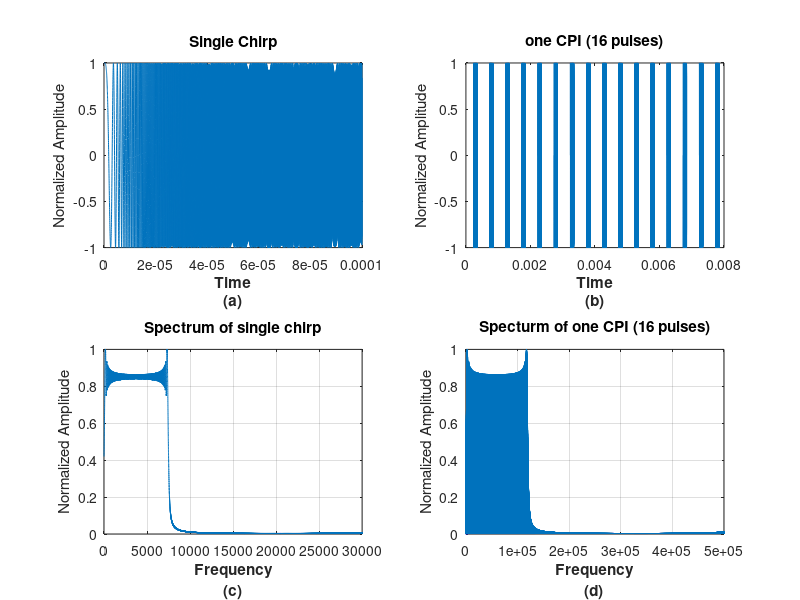
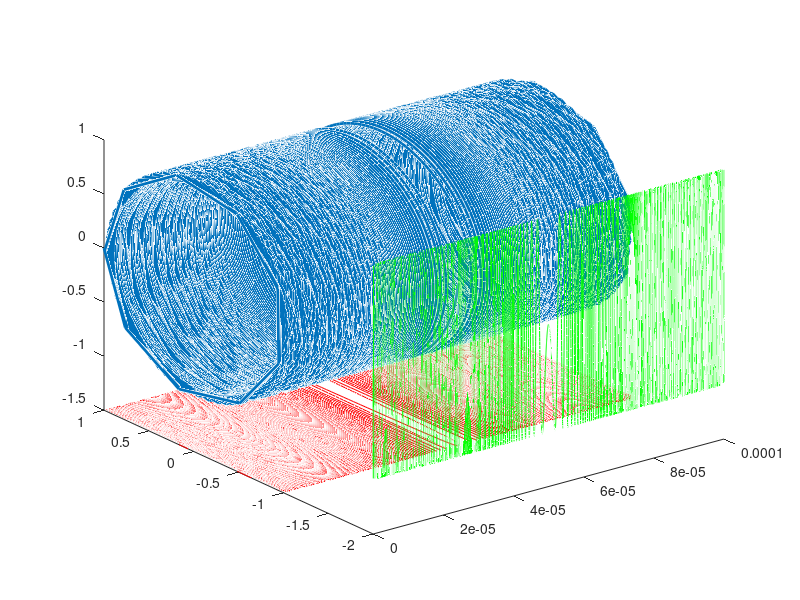
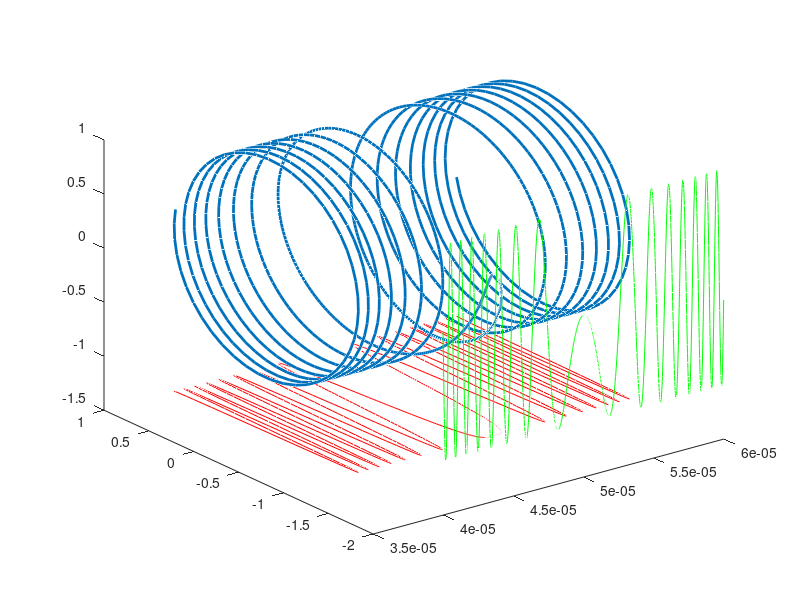
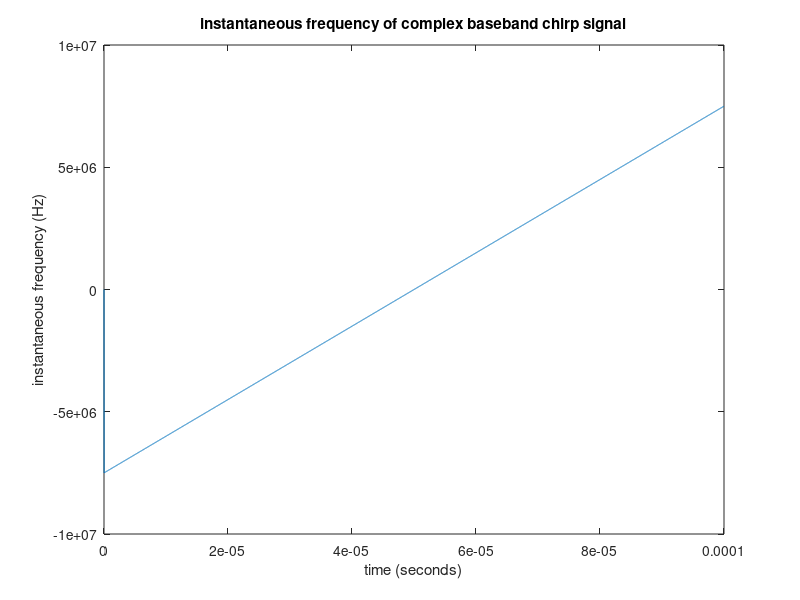

MATLAB code to generate these figures, in order:
% *************************************************************************
% * Program to Simulate LFM Radar Model                                   *                                           *
% * Programmed by:  Ahmed Youssef                                         *
% * Revision 0:  02-11-2016                                               *
% * Revision 1:  10-12-2016 adding GO-CFAR anf fixed threshold            *
% *************************************************************************
% Parameter	                       Units              Description
%   taw:                           second           Pulse Duration
%   Tr:			                   second	     Pulse Repition Interval
%   fs:			                  	Hertz	        Sampling Frequency
%   Ts:			                  	Second	        Sampling Time
%   fc:			                  	Hertz	        Carrier Frequency
%   f0:			                  	Hertz	        Starting Frequency
%   B:			                  	Hertz	           Bandwdith
%   N_PRI:			                Scaler	       Number of PRI's per one scan
%   phi_az:			                Radian	           Target Azimuth
%   R:			                  	meter	           Target Range
%   fd:			                  	Hertz	           Target Doppler
%% clearing
close all
clear 
clc
%% Parameter
taw=100e-6;
fs=2^26;
Ts=1/fs;
Tr=.5e-3;
f0=0;
B=15e6;
N_PRI=16;
u=B/(taw);
wo=2*pi*f0;
A=1;
A1=1;
Cell_no=9;
R=35.763e3;
fd=7000;
CFAR=1;
%% Basic Data and dB conversions
c=3e8;
fc=3e9;
lamda=c/fc;
%% Basic Calculation
t_taw=(0:Ts:taw-Ts)';
%Number of samples in Chirp
samp_taw=floor(taw*fs);
%Number of samples in PRI
Tr=floor(Tr*fs)/fs; % floor(Tr)=0.Thus,we have to multiply with factor
samp_Tr=floor(Tr*fs);
%Round trip Time
td=2*R/c;
%Time samples for single and entire CPI
t_cpi=linspace(0,(N_PRI*Tr)-Ts,((N_PRI*Tr))/Ts)';
t_pri=linspace(0,Tr-Ts,Tr/Ts);
%% Creating Chirp signal
S_chirp=(A*exp(1j*pi*u.*((t_taw).^2)));
%% creating complex baseband chirp signal t_taw=(0:Ts:taw-Ts)';
S_cplx=S_chirp.*exp(-1j*pi*B*t_taw);

% lowpass not needed since shifted signal was complex to begin with
%lowpass = fdesign.lowpass('Fp,Fst,Ap,Ast',freq/(Fs/2),2*freq/(Fs/2),1,80);
%H_d = design(lowpass,'butter');


%% creating CPI Chirp signal
CPI_chirp = zeros(length(t_cpi),1);
for i=0:N_PRI-1
    n = find( (t_cpi >= i*Tr+td) & (t_cpi < i*Tr+td+taw) );
    CPI_chirp(n)= exp(1j*pi*u*(t_cpi(n)-td-i*Tr).^2);
end
%% Creating Doppler effect
D_eff = (exp(1j*2*pi*fd*(t_cpi-td)));
CPI=D_eff.*(CPI_chirp);
%% creating conj. and reverse of signal add delay to be causal
S=(A*exp(-1j*pi*u.*((taw-t_taw).^2)));
S_spec=(fft((S),length(t_pri)));

% instantaneous frequency

z=S_cplx;
zd=filter([0 1],1,z); % delay one sample
fi=angle(conj(zd).*z)*fs/(2*pi);





%% Plotting
figure(1)
subplot(221),plot(t_taw,(real((S_chirp)))),title('Single Chirp')
xlabel({'Time','(a)'},'fontweight','bold'),ylabel('Normalized Amplitude')
subplot(222),plot(t_cpi,real(CPI)),title('one CPI (16 pulses)')
xlabel({'Time','(b)'},'fontweight','bold'),ylabel('Normalized Amplitude')
subplot(223),plot(abs(S_spec)/max(abs(S_spec))),
axis([0 3e4 0 1]),grid,title('Spectrum of single chirp')
xlabel({'Frequency','(c)'},'fontweight','bold'),ylabel('Normalized Amplitude')
subplot(224),plot(abs(fft(CPI))/max(abs(fft(CPI)))),
axis([0 5e5 0 1]),grid,title('Specturm of one CPI (16 pulses)')
xlabel({'Frequency','(d)'},'fontweight','bold'),ylabel('Normalized Amplitude')


figure(2) % plot chirp signal complex baseband
plot3(t_taw, real(S_cplx), imag(S_cplx), 'LineWidth',2)
hold on
plot3(t_taw, real(S_cplx), zeros(size(S_cplx))-1.5,'r-')
plot3(t_taw, zeros(size(S_cplx))-2, imag(S_cplx),'g-')
hold off

cn=samp_taw/2;
Npts=cn/5;
cm=cn-Npts;
cp=cn+Npts;
figure(3) % plot chirp signal complex baseband zoom in near zero frequency
plot3(t_taw(cm:cp), real(S_cplx(cm:cp)), imag(S_cplx(cm:cp)), 'LineWidth',2)
hold on
plot3(t_taw(cm:cp), real(S_cplx(cm:cp)), zeros(size(S_cplx(cm:cp)))-1.5,'r-')
plot3(t_taw(cm:cp), zeros(size(S_cplx(cm:cp)))-2, imag(S_cplx(cm:cp)),'g-')
hold off

figure(4)
plot(t_taw,fi)
xlabel('time (seconds)');
ylabel('instantaneous frequency (Hz)');
title('instantaneous frequency of complex baseband chirp signal');



% figure(2)
% subplot(121),plot(t_cpi,abs(op_pc/max(op_pc))),grid,
% title('MF output for one CPI')
% xlabel('Time'),ylabel('Normalized Amplitude')
% subplot(122),plot(t_cpi,abs(op_pc/max(op_pc))),
% axis([3.2e-4 3.5e-4 0 1]),grid,title('MF output for one pulse')
% xlabel('Time'),ylabel('Normalized Amplitude')
% figure(3)
% sig_db=20*log10((abs(op_pc)/(abs((op_pc_max)))));
% plot(t_cpi,sig_db),axis([3.36e-4 3.41e-4 -100 0]),
% title('MF Output for one pulse in dB'),
% xlabel('Time'),ylabel('Amplitude in dB')
% figure(4)
% X_range = (c/(2*1e3))*(0:Ts:Tr-Ts);
% Y_freq = (1/1e3)*((0:(N_PRI)-1)*(1/Tr)/(N_PRI));
% mesh(X_range,Y_freq,abs(Y_FF.^2)/max(max(abs(Y_FF).^2))),%view([-90,0])
% xlabel('Range(Km)'),
% ylabel('Frequency(Khz)'),
% zlabel('Normalized Amplitude'),title('MTD Output')
% figure(5)
% plot(t_pri,(abs(sig_d(Cell_no,:)))/Max,t_pri,Threshold/Max),
% axis([3.36e-4 3.42e-4 0 1]),grid,
% title('CFAR output'),xlabel('Time'),ylabel('Normalized Amplitude')
% 




